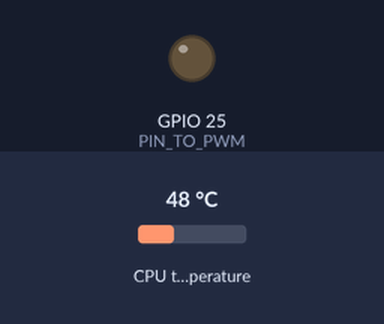
The program below on a simulated Raspberry Pi (BCM pin numbers). On the bench: output pins drawn as LEDs (lit = HIGH). The inputs (shaded band) are chosen by the test bench; at power-on: CPU temperature 48 °C. What the program prints to the terminal is not drawn.

Above: at 1.2 s.
1.3 s: CPU temperature set to 58 °C
At 10.3 s:
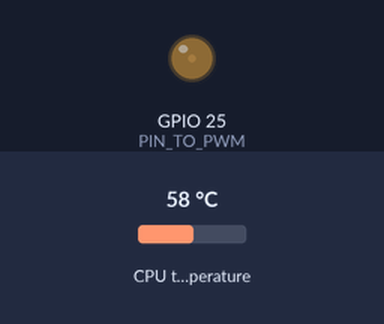
11.5 s: CPU temperature set to 68 °C
At 20.9 s:
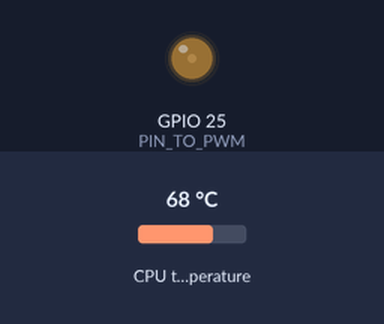
21.5 s: CPU temperature set to 71 °C
At 31.2 s:
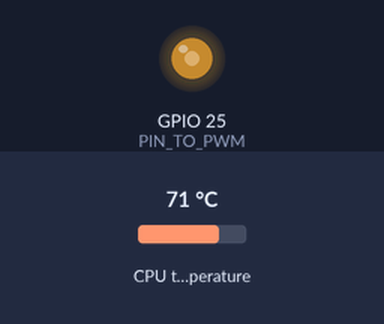
31.5 s: CPU temperature set to 73 °C
41.5 s: CPU temperature set to 76 °C
At 51.4 s:
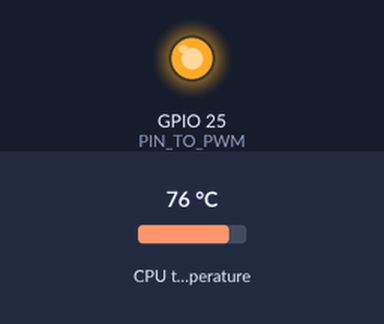
Timing chart, 0 to 52.5 s (numbered marks = the images above; inputs shaded):
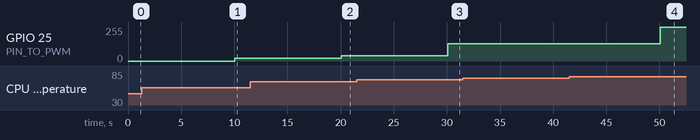

Measured:
- the behaviour switches between 69 and 70 °C on CPU temperature (found by bisection; images 2 and 3)
- the behaviour switches between 74 and 75 °C on CPU temperature (found by bisection; images 3 and 4)
- after the input at 1.3 s, GPIO 25 (PIN_TO_PWM): 0/255 → 20/255 after 8.7 s
- after the input at 11.5 s, GPIO 25 (PIN_TO_PWM): 20/255 → 38/255 after 8.5 s
- after the input at 21.5 s, GPIO 25 (PIN_TO_PWM): 38/255 → 128/255 after 8.6 s
- after the input at 31.5 s, every drawn part: stays the same
- after the input at 41.5 s, GPIO 25 (PIN_TO_PWM): 128/255 → 255/255 after 8.6 s

The program:

fancontrol.py
```python
import RPi.GPIO as GPIO
import time
import os

# tempStep is the temperature, speedSteps is the PWM percent for the same index of temperature
tempSteps =  [0, 20, 30, 40, 45, 50, 55, 60, 65, 70,  75,  80,  90]
speedSteps = [0,  0,  0,  0,  0,  6,  8, 10, 15, 50, 100, 100, 100]

# speedSteps: 0 is Fan OFF, 100% is Fan at 100%, 45, 50, 55 degrees is the normal temperature, put the speed in low speed for low noise

# pin for PWM signal
PIN_TO_PWM = 25

# configure the GPIO
GPIO.setwarnings(False)
GPIO.setmode(GPIO.BCM)
GPIO.setup(PIN_TO_PWM, GPIO.OUT)

class FanControl():

    def getCPUtemp(self):
        # get the current temperature in 1000 = 1 degree (must be divided by 1000 to get number in degrees)
        cTemp = os.popen('cat /sys/class/thermal/thermal_zone0/temp').readline()
        return float(cTemp.replace("\n",""))/1000.0

    def run(self):
        # set the PWM frecuency to 300Hz, if change to lower value the Fan make noise in each pulse
        p = GPIO.PWM(PIN_TO_PWM, 300)

        # start PWM in 0% when read the temperature will be changed to correct value
        p.start(0)
        while True:
            # get the current temperature in degrees
            CPU_temp = self.getCPUtemp()

            # the cycle of PWM by default must be off
            cycle = 0

            # search the correct cycle, the values are iterated from the largest to find one that is greater than the current temperature
            for i in range(len(tempSteps)-1, 0, -1):
                if CPU_temp >= tempSteps[i]:
                    cycle = speedSteps[i]
                    break

            # change the DutyCycle to the correct value
            p.ChangeDutyCycle(cycle)

            # wait x seconds. To use less CPU use a longer time but 10 seconds between each reading is fine
            time.sleep(10)


print "Fan control started"
fancontrol = FanControl()
fancontrol.run()
```
